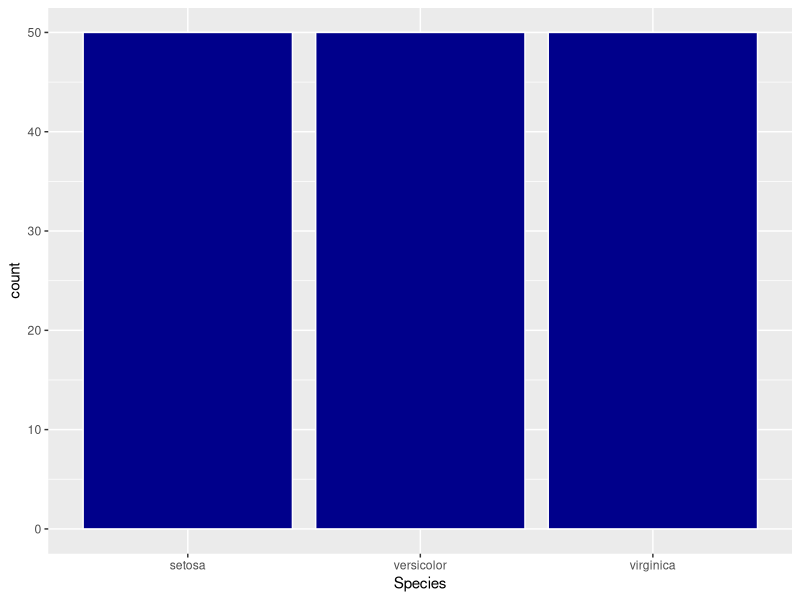
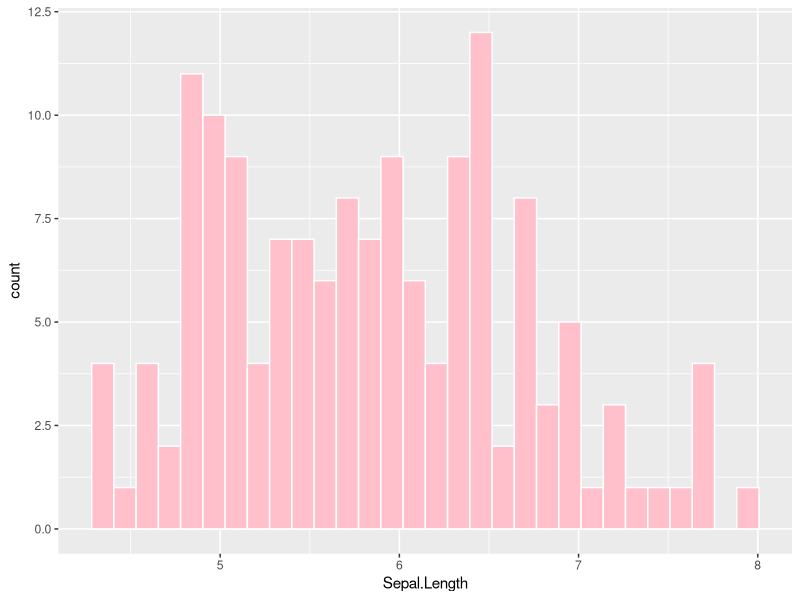
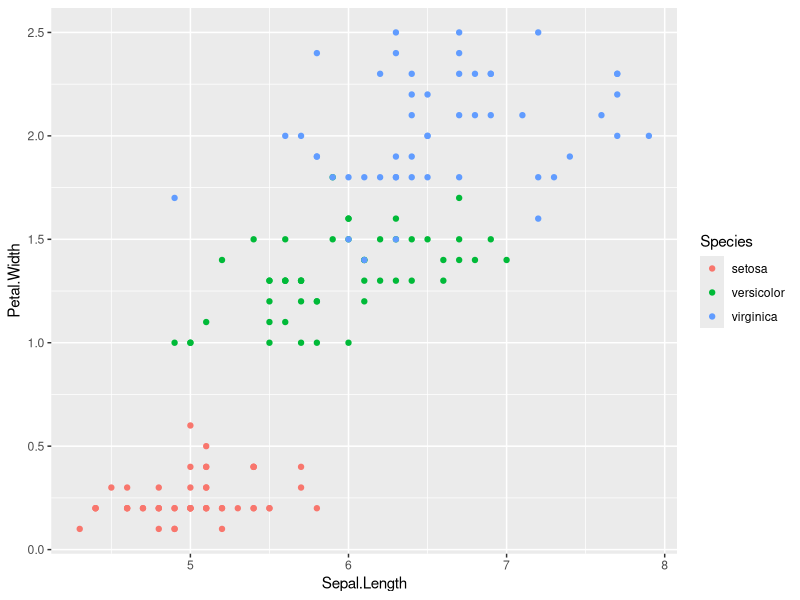
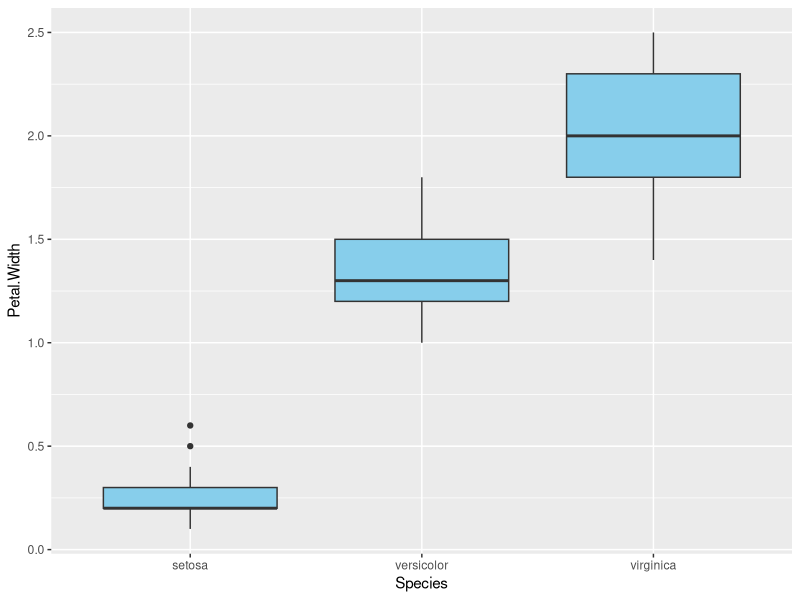
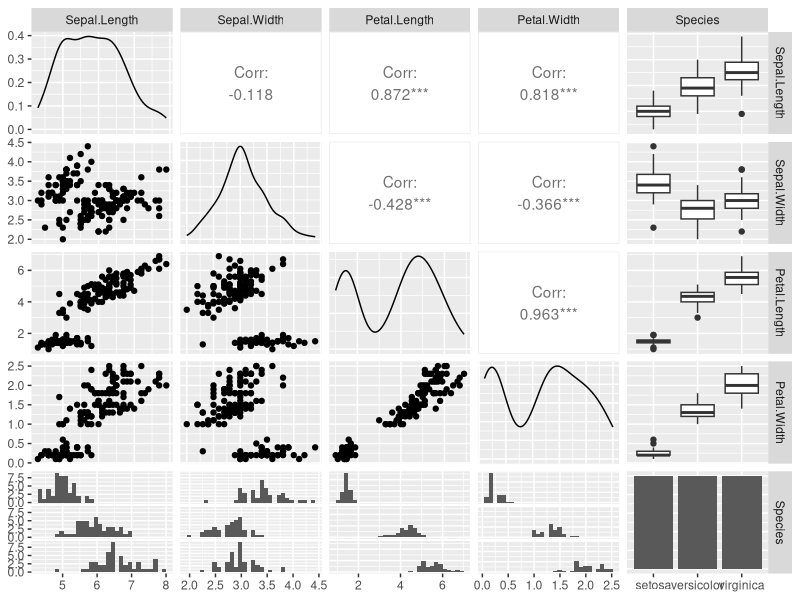

Write R code to recreate these figures, in order.
library(ggplot2)
library(GGally)
library(scales)
library(memisc)
ggplot(iris, aes(x = Species)) + geom_bar(fill = "dark blue", colour = "white")
ggplot(iris, aes(x = Sepal.Length)) + geom_histogram(fill = "pink", colour = "white")
ggplot(iris, aes(x = Sepal.Length, y = Petal.Width, color = Species)) + geom_point() 
ggplot(iris, aes(x = Species, y = Petal.Width)) + geom_boxplot(fill = "sky blue")
ggpairs(iris)
